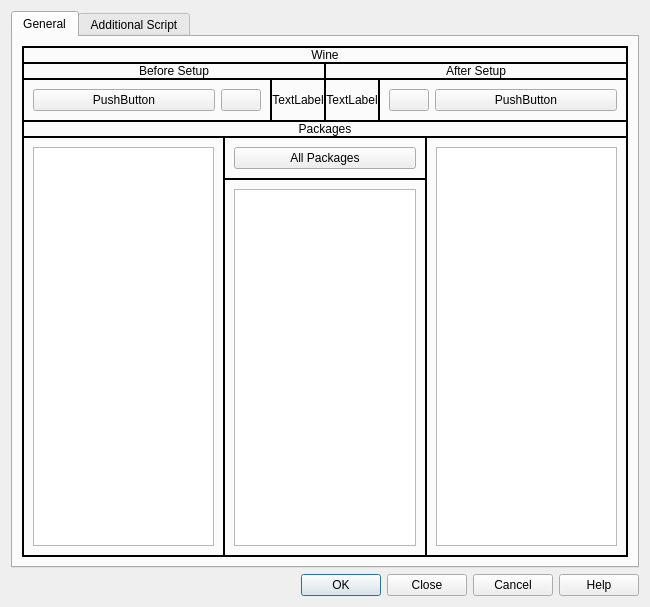
<?xml version="1.0" encoding="UTF-8"?>
<ui version="4.0">
 <class>EditSolutionDialog</class>
 <widget class="QDialog" name="EditSolutionDialog">
  <property name="geometry">
   <rect>
    <x>0</x>
    <y>0</y>
    <width>650</width>
    <height>607</height>
   </rect>
  </property>
  <property name="windowTitle">
   <string>Dialog</string>
  </property>
  <layout class="QVBoxLayout" name="verticalLayout">
   <item>
    <widget class="QTabWidget" name="tabWidget">
     <property name="currentIndex">
      <number>0</number>
     </property>
     <widget class="QWidget" name="generalTab">
      <attribute name="title">
       <string>General</string>
      </attribute>
      <layout class="QVBoxLayout" name="verticalLayout_5">
       <item>
        <widget class="QFrame" name="frame">
         <property name="frameShape">
          <enum>QFrame::Box</enum>
         </property>
         <property name="frameShadow">
          <enum>QFrame::Plain</enum>
         </property>
         <layout class="QVBoxLayout" name="verticalLayout_4">
          <property name="spacing">
           <number>0</number>
          </property>
          <property name="leftMargin">
           <number>0</number>
          </property>
          <property name="topMargin">
           <number>0</number>
          </property>
          <property name="rightMargin">
           <number>0</number>
          </property>
          <property name="bottomMargin">
           <number>0</number>
          </property>
          <item>
           <widget class="QLabel" name="wineHeader">
            <property name="frameShape">
             <enum>QFrame::Box</enum>
            </property>
            <property name="text">
             <string>Wine</string>
            </property>
            <property name="alignment">
             <set>Qt::AlignCenter</set>
            </property>
           </widget>
          </item>
          <item>
           <layout class="QHBoxLayout" name="horizontalLayout">
            <property name="spacing">
             <number>0</number>
            </property>
            <item>
             <widget class="QLabel" name="bHeader">
              <property name="frameShape">
               <enum>QFrame::Box</enum>
              </property>
              <property name="text">
               <string>Before Setup</string>
              </property>
              <property name="alignment">
               <set>Qt::AlignCenter</set>
              </property>
             </widget>
            </item>
            <item>
             <widget class="QLabel" name="aHeader">
              <property name="frameShape">
               <enum>QFrame::Box</enum>
              </property>
              <property name="text">
               <string>After Setup</string>
              </property>
              <property name="alignment">
               <set>Qt::AlignCenter</set>
              </property>
             </widget>
            </item>
           </layout>
          </item>
          <item>
           <layout class="QHBoxLayout" name="horizontalLayout_4">
            <property name="spacing">
             <number>0</number>
            </property>
            <item>
             <widget class="QFrame" name="bWineFrame">
              <property name="frameShape">
               <enum>QFrame::Box</enum>
              </property>
              <property name="frameShadow">
               <enum>QFrame::Plain</enum>
              </property>
              <layout class="QHBoxLayout" name="horizontalLayout_2" stretch="1,0">
               <item>
                <widget class="QPushButton" name="bWine">
                 <property name="toolTip">
                  <string>Select Wine</string>
                 </property>
                 <property name="text">
                  <string notr="true">PushButton</string>
                 </property>
                </widget>
               </item>
               <item>
                <widget class="QPushButton" name="bMoveWine">
                 <property name="toolTip">
                  <string>Copy Wine from left to right</string>
                 </property>
                 <property name="text">
                  <string notr="true"/>
                 </property>
                </widget>
               </item>
              </layout>
             </widget>
            </item>
            <item>
             <widget class="QLabel" name="bWineView">
              <property name="frameShape">
               <enum>QFrame::Box</enum>
              </property>
              <property name="text">
               <string>TextLabel</string>
              </property>
              <property name="alignment">
               <set>Qt::AlignCenter</set>
              </property>
             </widget>
            </item>
            <item>
             <widget class="QLabel" name="aWineView">
              <property name="frameShape">
               <enum>QFrame::Box</enum>
              </property>
              <property name="text">
               <string>TextLabel</string>
              </property>
              <property name="alignment">
               <set>Qt::AlignCenter</set>
              </property>
             </widget>
            </item>
            <item>
             <widget class="QFrame" name="aWineFrame">
              <property name="frameShape">
               <enum>QFrame::Box</enum>
              </property>
              <property name="frameShadow">
               <enum>QFrame::Plain</enum>
              </property>
              <layout class="QHBoxLayout" name="horizontalLayout_3" stretch="0,1">
               <item>
                <widget class="QPushButton" name="aMoveWine">
                 <property name="toolTip">
                  <string>Copy Wine from right to left</string>
                 </property>
                 <property name="text">
                  <string notr="true"/>
                 </property>
                </widget>
               </item>
               <item>
                <widget class="QPushButton" name="aWine">
                 <property name="toolTip">
                  <string>Select Wine</string>
                 </property>
                 <property name="text">
                  <string notr="true">PushButton</string>
                 </property>
                </widget>
               </item>
              </layout>
             </widget>
            </item>
           </layout>
          </item>
          <item>
           <widget class="QLabel" name="packagesHeader">
            <property name="frameShape">
             <enum>QFrame::Box</enum>
            </property>
            <property name="text">
             <string>Packages</string>
            </property>
            <property name="alignment">
             <set>Qt::AlignCenter</set>
            </property>
           </widget>
          </item>
          <item>
           <layout class="QHBoxLayout" name="horizontalLayout2">
            <property name="spacing">
             <number>0</number>
            </property>
            <item>
             <widget class="QFrame" name="bPackagesFrame">
              <property name="frameShape">
               <enum>QFrame::Box</enum>
              </property>
              <property name="frameShadow">
               <enum>QFrame::Plain</enum>
              </property>
              <layout class="QVBoxLayout" name="verticalLayout_2">
               <item>
                <widget class="QListView" name="bPackages">
                 <property name="focusPolicy">
                  <enum>Qt::NoFocus</enum>
                 </property>
                 <property name="styleSheet">
                  <string notr="true">QListView:item { color: black; border: 1px solid lightgray; background: gray;}</string>
                 </property>
                 <property name="dragEnabled">
                  <bool>true</bool>
                 </property>
                 <property name="dragDropMode">
                  <enum>QAbstractItemView::DragDrop</enum>
                 </property>
                 <property name="defaultDropAction">
                  <enum>Qt::MoveAction</enum>
                 </property>
                 <property name="spacing">
                  <number>2</number>
                 </property>
                </widget>
               </item>
              </layout>
             </widget>
            </item>
            <item>
             <layout class="QVBoxLayout" name="verticalLayout11">
              <property name="spacing">
               <number>0</number>
              </property>
              <item>
               <widget class="QFrame" name="categoryFrame">
                <property name="frameShape">
                 <enum>QFrame::Box</enum>
                </property>
                <property name="frameShadow">
                 <enum>QFrame::Plain</enum>
                </property>
                <layout class="QVBoxLayout" name="verticalLayout_8">
                 <item>
                  <widget class="QPushButton" name="category">
                   <property name="toolTip">
                    <string>Select category of packages</string>
                   </property>
                   <property name="text">
                    <string>All Packages</string>
                   </property>
                  </widget>
                 </item>
                </layout>
               </widget>
              </item>
              <item>
               <widget class="QFrame" name="cPackagesFrame">
                <property name="frameShape">
                 <enum>QFrame::Box</enum>
                </property>
                <property name="frameShadow">
                 <enum>QFrame::Plain</enum>
                </property>
                <layout class="QVBoxLayout" name="verticalLayout_6">
                 <item>
                  <widget class="QListView" name="cPackages">
                   <property name="focusPolicy">
                    <enum>Qt::NoFocus</enum>
                   </property>
                   <property name="styleSheet">
                    <string notr="true">QListView:item { color: black; border: 1px solid lightgray; background: gray;}</string>
                   </property>
                   <property name="dragEnabled">
                    <bool>true</bool>
                   </property>
                   <property name="dragDropMode">
                    <enum>QAbstractItemView::DragDrop</enum>
                   </property>
                   <property name="defaultDropAction">
                    <enum>Qt::MoveAction</enum>
                   </property>
                   <property name="spacing">
                    <number>2</number>
                   </property>
                  </widget>
                 </item>
                </layout>
               </widget>
              </item>
             </layout>
            </item>
            <item>
             <widget class="QFrame" name="aPackagesFrame">
              <property name="frameShape">
               <enum>QFrame::Box</enum>
              </property>
              <property name="frameShadow">
               <enum>QFrame::Plain</enum>
              </property>
              <layout class="QVBoxLayout" name="verticalLayout_3">
               <item>
                <widget class="QListView" name="aPackages">
                 <property name="focusPolicy">
                  <enum>Qt::NoFocus</enum>
                 </property>
                 <property name="styleSheet">
                  <string notr="true">QListView:item { color: black; border: 1px solid lightgray; background: gray;}</string>
                 </property>
                 <property name="dragEnabled">
                  <bool>true</bool>
                 </property>
                 <property name="dragDropMode">
                  <enum>QAbstractItemView::DragDrop</enum>
                 </property>
                 <property name="defaultDropAction">
                  <enum>Qt::MoveAction</enum>
                 </property>
                 <property name="spacing">
                  <number>2</number>
                 </property>
                </widget>
               </item>
              </layout>
             </widget>
            </item>
           </layout>
          </item>
         </layout>
        </widget>
       </item>
      </layout>
     </widget>
     <widget class="QWidget" name="scriptTab">
      <attribute name="title">
       <string>Additional Script</string>
      </attribute>
      <layout class="QVBoxLayout" name="verticalLayout_7">
       <item>
        <widget class="QPlainTextEdit" name="script">
         <property name="maximumBlockCount">
          <number>5000</number>
         </property>
        </widget>
       </item>
      </layout>
     </widget>
    </widget>
   </item>
   <item>
    <widget class="QDialogButtonBox" name="buttonBox">
     <property name="orientation">
      <enum>Qt::Horizontal</enum>
     </property>
     <property name="standardButtons">
      <set>QDialogButtonBox::Cancel|QDialogButtonBox::Close|QDialogButtonBox::Help|QDialogButtonBox::Ok</set>
     </property>
    </widget>
   </item>
  </layout>
 </widget>
 <tabstops>
  <tabstop>category</tabstop>
  <tabstop>bWine</tabstop>
  <tabstop>bMoveWine</tabstop>
  <tabstop>aMoveWine</tabstop>
  <tabstop>aWine</tabstop>
 </tabstops>
 <resources/>
 <connections>
  <connection>
   <sender>buttonBox</sender>
   <signal>accepted()</signal>
   <receiver>EditSolutionDialog</receiver>
   <slot>accept()</slot>
   <hints>
    <hint type="sourcelabel">
     <x>262</x>
     <y>771</y>
    </hint>
    <hint type="destinationlabel">
     <x>157</x>
     <y>274</y>
    </hint>
   </hints>
  </connection>
  <connection>
   <sender>buttonBox</sender>
   <signal>rejected()</signal>
   <receiver>EditSolutionDialog</receiver>
   <slot>reject()</slot>
   <hints>
    <hint type="sourcelabel">
     <x>330</x>
     <y>771</y>
    </hint>
    <hint type="destinationlabel">
     <x>286</x>
     <y>274</y>
    </hint>
   </hints>
  </connection>
 </connections>
</ui>
